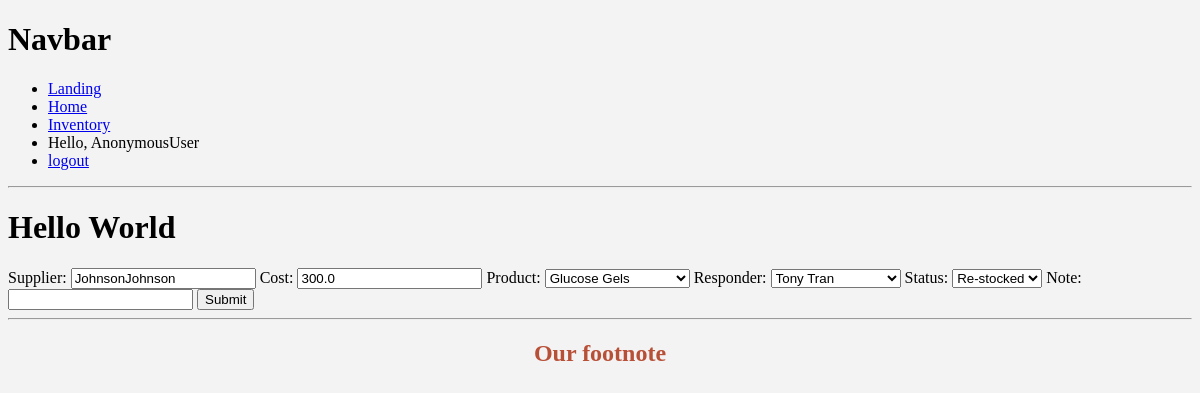
The page /update_order/3/ on the database its author committed.
### manager/models.py (models this page shows, shortened)
class Order(models.Model):
    STATUS = (
        ('Pending', 'Pending'),
        ('Delivered', 'Delivered'),
        ('Re-stocked', 'Re-stocked'),
    )
    supplier = models.CharField(max_length=200)
    datetime = models.DateTimeField(auto_now_add=True, null=True)
    cost = models.FloatField(null=True)
    product = models.ForeignKey(Inventory, null=True, on_delete=models.SET_NULL)
    responder = models.ForeignKey(Responder, null=True, on_delete=models.SET_NULL)
    status = models.CharField(max_length=200, null=True, choices=STATUS)
    note = models.CharField(max_length=1000, null=True)

### manager/views.py (the view)
# urls.py: path('update_order/<str:pk>/', views.updateOrder, name="update_order"),
def updateOrder(request, pk):
    order = Order.objects.get(id=pk)
    form = OrderForm(instance=order)
    if request.method == 'POST':
        form = OrderForm(request.POST, instance=order)
        if form.is_valid():
            form.save()
            return redirect('/')
    context = {'form': form}
    return render(request, 'manager/order_form.html', context)

### manager/forms.py
class OrderForm(ModelForm):
    class Meta:
        model = Order
        fields = '__all__'  # Include all of the Order fields in the form

### manager/models.py (called while the page is built)
    def __str__(self):
        return self.name

    def __str__(self):
        return self.product_name

### manager/templates/manager/order_form.html (shortened to what this page needs)
{% extends 'manager/main.html' %}
{% load static %}
{% block content %}
<form action="" method="POST">
    {{form}}
    <input type="submit" name="submit">
</form>
{% endblock %}

### static/css/main.css (style rules this page uses)
:root { --primary-color: #b85038; --accent-color: #342c6b; --text-color: #191a23; --bg-color: #f3f3f3; }
body { background-color: var(--bg-color); }

### rows shown on the page
Order: supplier "JohnsonJohnson", cost "300.0", product "Glucose Gels", responder "Tony Tran", status "Re-stocked"

### other values the page prints
{{ request.user }} "AnonymousUser"
